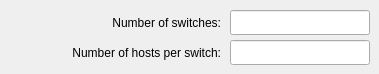
       <widget class="QWidget" name="linearPage">
        <widget class="QLabel" name="linearLabel1">
         <property name="geometry">
          <rect>
           <x>20</x>
           <y>10</y>
           <width>201</width>
           <height>25</height>
          </rect>
         </property>
         <property name="text">
          <string>Number of switches:</string>
         </property>
         <property name="alignment">
          <set>Qt::AlignRight|Qt::AlignTrailing|Qt::AlignVCenter</set>
         </property>
        </widget>
        <widget class="QLineEdit" name="linearLine1">
         <property name="geometry">
          <rect>
           <x>230</x>
           <y>10</y>
           <width>140</width>
           <height>25</height>
          </rect>
         </property>
        </widget>
        <widget class="QLabel" name="linearLabel2">
         <property name="geometry">
          <rect>
           <x>20</x>
           <y>40</y>
           <width>201</width>
           <height>25</height>
          </rect>
         </property>
         <property name="text">
          <string>Number of hosts per switch:</string>
         </property>
         <property name="alignment">
          <set>Qt::AlignRight|Qt::AlignTrailing|Qt::AlignVCenter</set>
         </property>
        </widget>
        <widget class="QLineEdit" name="linearLine2">
         <property name="geometry">
          <rect>
           <x>230</x>
           <y>40</y>
           <width>140</width>
           <height>25</height>
          </rect>
         </property>
        </widget>
       </widget>
